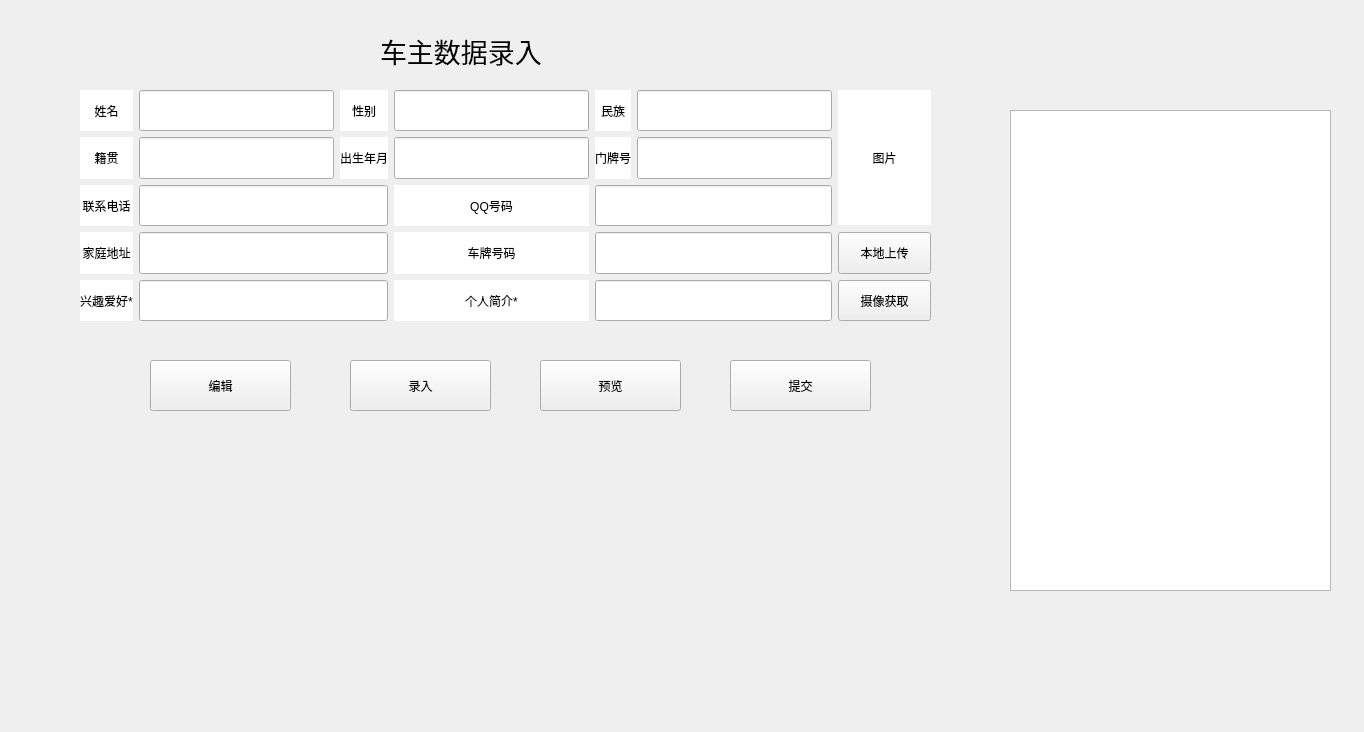
<?xml version="1.0" encoding="UTF-8"?>
<ui version="4.0">
 <class>clientWindow</class>
 <widget class="QWidget" name="clientWindow">
  <property name="geometry">
   <rect>
    <x>0</x>
    <y>0</y>
    <width>1364</width>
    <height>732</height>
   </rect>
  </property>
  <property name="windowTitle">
   <string>Form</string>
  </property>
  <widget class="QLabel" name="label_14">
   <property name="geometry">
    <rect>
     <x>380</x>
     <y>20</y>
     <width>211</width>
     <height>61</height>
    </rect>
   </property>
   <property name="font">
    <font>
     <family>Arial</family>
     <pointsize>20</pointsize>
    </font>
   </property>
   <property name="text">
    <string>车主数据录入</string>
   </property>
  </widget>
  <widget class="QPushButton" name="btnEdit">
   <property name="geometry">
    <rect>
     <x>150</x>
     <y>360</y>
     <width>141</width>
     <height>51</height>
    </rect>
   </property>
   <property name="text">
    <string>编辑</string>
   </property>
  </widget>
  <widget class="QPushButton" name="btnEnter">
   <property name="geometry">
    <rect>
     <x>350</x>
     <y>360</y>
     <width>141</width>
     <height>51</height>
    </rect>
   </property>
   <property name="text">
    <string>录入</string>
   </property>
  </widget>
  <widget class="QPushButton" name="btnPreview">
   <property name="geometry">
    <rect>
     <x>540</x>
     <y>360</y>
     <width>141</width>
     <height>51</height>
    </rect>
   </property>
   <property name="text">
    <string>预览</string>
   </property>
  </widget>
  <widget class="QPushButton" name="btnSubmit">
   <property name="geometry">
    <rect>
     <x>730</x>
     <y>360</y>
     <width>141</width>
     <height>51</height>
    </rect>
   </property>
   <property name="text">
    <string>提交</string>
   </property>
  </widget>
  <widget class="QWidget" name="layoutWidget">
   <property name="geometry">
    <rect>
     <x>80</x>
     <y>90</y>
     <width>851</width>
     <height>231</height>
    </rect>
   </property>
   <property name="sizePolicy">
    <sizepolicy hsizetype="Preferred" vsizetype="Expanding">
     <horstretch>0</horstretch>
     <verstretch>0</verstretch>
    </sizepolicy>
   </property>
   <layout class="QGridLayout" name="gridLayout">
    <item row="0" column="0">
     <widget class="QLabel" name="label">
      <property name="sizePolicy">
       <sizepolicy hsizetype="Preferred" vsizetype="Expanding">
        <horstretch>0</horstretch>
        <verstretch>0</verstretch>
       </sizepolicy>
      </property>
      <property name="styleSheet">
       <string notr="true">background-color: rgb(255, 255, 255);
</string>
      </property>
      <property name="text">
       <string>姓名</string>
      </property>
      <property name="alignment">
       <set>Qt::AlignCenter</set>
      </property>
     </widget>
    </item>
    <item row="0" column="1">
     <widget class="QLineEdit" name="lineName">
      <property name="sizePolicy">
       <sizepolicy hsizetype="Expanding" vsizetype="Expanding">
        <horstretch>0</horstretch>
        <verstretch>0</verstretch>
       </sizepolicy>
      </property>
     </widget>
    </item>
    <item row="0" column="2">
     <widget class="QLabel" name="label_2">
      <property name="sizePolicy">
       <sizepolicy hsizetype="Preferred" vsizetype="Expanding">
        <horstretch>0</horstretch>
        <verstretch>0</verstretch>
       </sizepolicy>
      </property>
      <property name="styleSheet">
       <string notr="true">background-color: rgb(255, 255, 255);
</string>
      </property>
      <property name="text">
       <string>性别</string>
      </property>
      <property name="alignment">
       <set>Qt::AlignCenter</set>
      </property>
     </widget>
    </item>
    <item row="0" column="3">
     <widget class="QLineEdit" name="lineSex">
      <property name="sizePolicy">
       <sizepolicy hsizetype="Expanding" vsizetype="Expanding">
        <horstretch>0</horstretch>
        <verstretch>0</verstretch>
       </sizepolicy>
      </property>
     </widget>
    </item>
    <item row="0" column="4">
     <widget class="QLabel" name="label_5">
      <property name="sizePolicy">
       <sizepolicy hsizetype="Preferred" vsizetype="Expanding">
        <horstretch>0</horstretch>
        <verstretch>0</verstretch>
       </sizepolicy>
      </property>
      <property name="styleSheet">
       <string notr="true">background-color: rgb(255, 255, 255);
</string>
      </property>
      <property name="text">
       <string>民族</string>
      </property>
      <property name="alignment">
       <set>Qt::AlignCenter</set>
      </property>
     </widget>
    </item>
    <item row="0" column="5">
     <widget class="QLineEdit" name="lineNational">
      <property name="sizePolicy">
       <sizepolicy hsizetype="Expanding" vsizetype="Expanding">
        <horstretch>0</horstretch>
        <verstretch>0</verstretch>
       </sizepolicy>
      </property>
     </widget>
    </item>
    <item row="0" column="6" rowspan="3">
     <widget class="QLabel" name="label_13">
      <property name="sizePolicy">
       <sizepolicy hsizetype="Preferred" vsizetype="Expanding">
        <horstretch>0</horstretch>
        <verstretch>0</verstretch>
       </sizepolicy>
      </property>
      <property name="minimumSize">
       <size>
        <width>93</width>
        <height>135</height>
       </size>
      </property>
      <property name="maximumSize">
       <size>
        <width>93</width>
        <height>135</height>
       </size>
      </property>
      <property name="styleSheet">
       <string notr="true">background-color: rgb(255, 255, 255);</string>
      </property>
      <property name="text">
       <string>图片</string>
      </property>
      <property name="alignment">
       <set>Qt::AlignCenter</set>
      </property>
     </widget>
    </item>
    <item row="1" column="0">
     <widget class="QLabel" name="label_3">
      <property name="sizePolicy">
       <sizepolicy hsizetype="Preferred" vsizetype="Expanding">
        <horstretch>0</horstretch>
        <verstretch>0</verstretch>
       </sizepolicy>
      </property>
      <property name="styleSheet">
       <string notr="true">background-color: rgb(255, 255, 255);
</string>
      </property>
      <property name="text">
       <string>籍贯</string>
      </property>
      <property name="alignment">
       <set>Qt::AlignCenter</set>
      </property>
     </widget>
    </item>
    <item row="1" column="1">
     <widget class="QLineEdit" name="lineNative">
      <property name="sizePolicy">
       <sizepolicy hsizetype="Expanding" vsizetype="Expanding">
        <horstretch>0</horstretch>
        <verstretch>0</verstretch>
       </sizepolicy>
      </property>
     </widget>
    </item>
    <item row="1" column="2">
     <widget class="QLabel" name="label_4">
      <property name="sizePolicy">
       <sizepolicy hsizetype="Preferred" vsizetype="Expanding">
        <horstretch>0</horstretch>
        <verstretch>0</verstretch>
       </sizepolicy>
      </property>
      <property name="styleSheet">
       <string notr="true">background-color: rgb(255, 255, 255);
</string>
      </property>
      <property name="text">
       <string>出生年月</string>
      </property>
      <property name="alignment">
       <set>Qt::AlignCenter</set>
      </property>
     </widget>
    </item>
    <item row="1" column="3">
     <widget class="QLineEdit" name="lineBirthday">
      <property name="sizePolicy">
       <sizepolicy hsizetype="Expanding" vsizetype="Expanding">
        <horstretch>0</horstretch>
        <verstretch>0</verstretch>
       </sizepolicy>
      </property>
     </widget>
    </item>
    <item row="1" column="4">
     <widget class="QLabel" name="label_6">
      <property name="sizePolicy">
       <sizepolicy hsizetype="Preferred" vsizetype="Expanding">
        <horstretch>0</horstretch>
        <verstretch>0</verstretch>
       </sizepolicy>
      </property>
      <property name="styleSheet">
       <string notr="true">background-color: rgb(255, 255, 255);
</string>
      </property>
      <property name="text">
       <string>门牌号</string>
      </property>
      <property name="alignment">
       <set>Qt::AlignCenter</set>
      </property>
     </widget>
    </item>
    <item row="1" column="5">
     <widget class="QLineEdit" name="lineHouse">
      <property name="sizePolicy">
       <sizepolicy hsizetype="Expanding" vsizetype="Expanding">
        <horstretch>0</horstretch>
        <verstretch>0</verstretch>
       </sizepolicy>
      </property>
     </widget>
    </item>
    <item row="2" column="0">
     <widget class="QLabel" name="label_7">
      <property name="sizePolicy">
       <sizepolicy hsizetype="Preferred" vsizetype="Expanding">
        <horstretch>0</horstretch>
        <verstretch>0</verstretch>
       </sizepolicy>
      </property>
      <property name="styleSheet">
       <string notr="true">background-color: rgb(255, 255, 255);
</string>
      </property>
      <property name="text">
       <string>联系电话</string>
      </property>
      <property name="alignment">
       <set>Qt::AlignCenter</set>
      </property>
     </widget>
    </item>
    <item row="2" column="1" colspan="2">
     <widget class="QLineEdit" name="lineNumber">
      <property name="sizePolicy">
       <sizepolicy hsizetype="Expanding" vsizetype="Expanding">
        <horstretch>0</horstretch>
        <verstretch>0</verstretch>
       </sizepolicy>
      </property>
     </widget>
    </item>
    <item row="2" column="3">
     <widget class="QLabel" name="label_8">
      <property name="sizePolicy">
       <sizepolicy hsizetype="Preferred" vsizetype="Expanding">
        <horstretch>0</horstretch>
        <verstretch>0</verstretch>
       </sizepolicy>
      </property>
      <property name="styleSheet">
       <string notr="true">background-color: rgb(255, 255, 255);
</string>
      </property>
      <property name="text">
       <string>QQ号码</string>
      </property>
      <property name="alignment">
       <set>Qt::AlignCenter</set>
      </property>
     </widget>
    </item>
    <item row="2" column="4" colspan="2">
     <widget class="QLineEdit" name="lineQQ">
      <property name="sizePolicy">
       <sizepolicy hsizetype="Expanding" vsizetype="Expanding">
        <horstretch>0</horstretch>
        <verstretch>0</verstretch>
       </sizepolicy>
      </property>
     </widget>
    </item>
    <item row="3" column="0">
     <widget class="QLabel" name="label_9">
      <property name="sizePolicy">
       <sizepolicy hsizetype="Preferred" vsizetype="Expanding">
        <horstretch>0</horstretch>
        <verstretch>0</verstretch>
       </sizepolicy>
      </property>
      <property name="styleSheet">
       <string notr="true">background-color: rgb(255, 255, 255);
</string>
      </property>
      <property name="text">
       <string>家庭地址</string>
      </property>
      <property name="alignment">
       <set>Qt::AlignCenter</set>
      </property>
     </widget>
    </item>
    <item row="3" column="1" colspan="2">
     <widget class="QLineEdit" name="lineAddress">
      <property name="sizePolicy">
       <sizepolicy hsizetype="Expanding" vsizetype="Expanding">
        <horstretch>0</horstretch>
        <verstretch>0</verstretch>
       </sizepolicy>
      </property>
      <property name="text">
       <string/>
      </property>
     </widget>
    </item>
    <item row="3" column="3">
     <widget class="QLabel" name="label_12">
      <property name="sizePolicy">
       <sizepolicy hsizetype="Preferred" vsizetype="Expanding">
        <horstretch>0</horstretch>
        <verstretch>0</verstretch>
       </sizepolicy>
      </property>
      <property name="styleSheet">
       <string notr="true">background-color: rgb(255, 255, 255);
</string>
      </property>
      <property name="text">
       <string>车牌号码</string>
      </property>
      <property name="alignment">
       <set>Qt::AlignCenter</set>
      </property>
     </widget>
    </item>
    <item row="3" column="4" colspan="2">
     <widget class="QLineEdit" name="lineCarId">
      <property name="sizePolicy">
       <sizepolicy hsizetype="Expanding" vsizetype="Expanding">
        <horstretch>0</horstretch>
        <verstretch>0</verstretch>
       </sizepolicy>
      </property>
     </widget>
    </item>
    <item row="3" column="6">
     <widget class="QPushButton" name="btnThis">
      <property name="sizePolicy">
       <sizepolicy hsizetype="Minimum" vsizetype="Expanding">
        <horstretch>0</horstretch>
        <verstretch>0</verstretch>
       </sizepolicy>
      </property>
      <property name="text">
       <string>本地上传</string>
      </property>
     </widget>
    </item>
    <item row="4" column="0">
     <widget class="QLabel" name="label_11">
      <property name="sizePolicy">
       <sizepolicy hsizetype="Preferred" vsizetype="Expanding">
        <horstretch>0</horstretch>
        <verstretch>0</verstretch>
       </sizepolicy>
      </property>
      <property name="styleSheet">
       <string notr="true">background-color: rgb(255, 255, 255);
</string>
      </property>
      <property name="text">
       <string>兴趣爱好*</string>
      </property>
      <property name="alignment">
       <set>Qt::AlignCenter</set>
      </property>
     </widget>
    </item>
    <item row="4" column="1" colspan="2">
     <widget class="QLineEdit" name="lineHobby">
      <property name="sizePolicy">
       <sizepolicy hsizetype="Expanding" vsizetype="Expanding">
        <horstretch>0</horstretch>
        <verstretch>0</verstretch>
       </sizepolicy>
      </property>
     </widget>
    </item>
    <item row="4" column="3">
     <widget class="QLabel" name="label_10">
      <property name="sizePolicy">
       <sizepolicy hsizetype="Preferred" vsizetype="Expanding">
        <horstretch>0</horstretch>
        <verstretch>0</verstretch>
       </sizepolicy>
      </property>
      <property name="styleSheet">
       <string notr="true">background-color: rgb(255, 255, 255);
</string>
      </property>
      <property name="text">
       <string>个人简介*</string>
      </property>
      <property name="alignment">
       <set>Qt::AlignCenter</set>
      </property>
     </widget>
    </item>
    <item row="4" column="4" colspan="2">
     <widget class="QLineEdit" name="lineIntroduce">
      <property name="sizePolicy">
       <sizepolicy hsizetype="Expanding" vsizetype="Expanding">
        <horstretch>0</horstretch>
        <verstretch>0</verstretch>
       </sizepolicy>
      </property>
     </widget>
    </item>
    <item row="4" column="6">
     <widget class="QPushButton" name="btnCamera">
      <property name="sizePolicy">
       <sizepolicy hsizetype="Minimum" vsizetype="Expanding">
        <horstretch>0</horstretch>
        <verstretch>0</verstretch>
       </sizepolicy>
      </property>
      <property name="text">
       <string>摄像获取</string>
      </property>
     </widget>
    </item>
   </layout>
  </widget>
  <widget class="QTextBrowser" name="textBrowser">
   <property name="geometry">
    <rect>
     <x>1010</x>
     <y>110</y>
     <width>321</width>
     <height>481</height>
    </rect>
   </property>
  </widget>
 </widget>
 <resources/>
 <connections/>
</ui>
